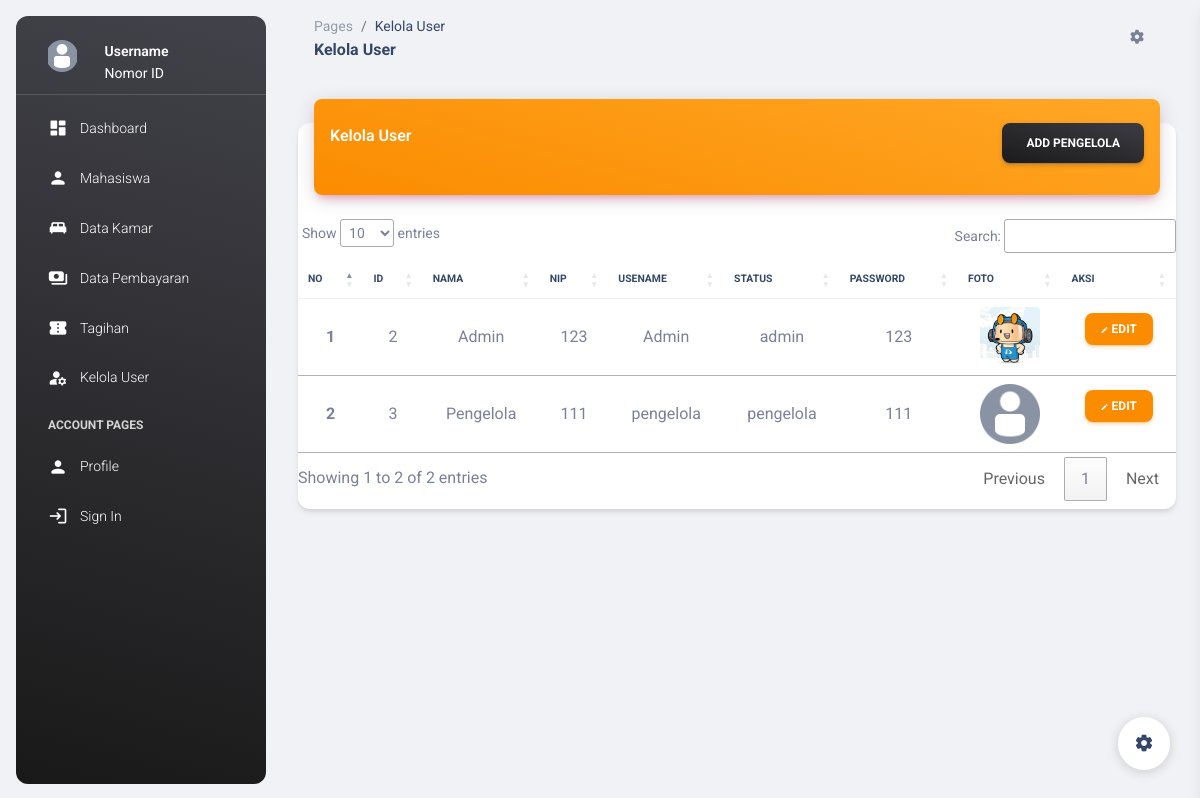
Page /kelola_user.php on the committed database.
### tables this page shows
CREATE TABLE `user` (
  `id_user` int(11) NOT NULL,
  `nama_user` varchar(255) DEFAULT NULL,
  `nomor_identitas` int(15) DEFAULT NULL,
  `username` varchar(50) DEFAULT NULL,
  `level` varchar(20) DEFAULT NULL,
  `password` varchar(255) DEFAULT NULL,
  `foto` varchar(500) NOT NULL
);

### kelola_user.php (the view, shortened to what this page needs)
<?php include 'proses/koneksi.php' ?>
<!DOCTYPE html>
<html lang="en">
<head>
  <link href="./assets/css/nucleo-icons.css" rel="stylesheet" />
  <link href="./assets/css/nucleo-svg.css" rel="stylesheet" />
  <link id="pagestyle" href="./assets/css/material-dashboard.css?v=3.0.0" rel="stylesheet" />
  <link rel="stylesheet" href="https://cdn.datatables.net/1.13.7/css/jquery.dataTables.css" />
</head>
<body class="g-sidenav-show bg-gray-200">
  <?php include 'sidebar.php'; ?>
  <main class="main-content position-relative max-height-vh-100 h-100 border-radius-lg">
    <nav class="navbar navbar-main navbar-expand-lg px-0 mx-4 shadow-none border-radius-xl" id="navbarBlur"
      navbar-scroll="true">
      <div class="container-fluid py-1 px-3">
        <nav aria-label="breadcrumb">
          <ol class="breadcrumb bg-transparent mb-0 pb-0 pt-1 px-0 me-sm-6 me-5">
            <li class="breadcrumb-item text-sm"><a class="opacity-5 text-dark" href="javascript:;">Pages</a></li>
            <li class="breadcrumb-item text-sm text-dark active" aria-current="page">Kelola User</li>
          </ol>
          <h6 class="font-weight-bolder mb-0">Kelola User</h6>
        </nav>
        <ul class="navbar-nav justify-content-end">
          <li class="nav-item px-3 d-flex align-items-center">
            <a href="javascript:;" class="nav-link text-body p-0">
              <i class="fa fa-cog fixed-plugin-button-nav cursor-pointer"></i>
            </a>
          </li>
        </ul>
      </div>
    </nav>
    <div class="container-fluid py-4">
      <div class="row">
        <div class="col-12">
          <div class="card my-4">
            <div class="card-header p-0 position-relative mt-n4 mx-3 z-index-2">
              <div class="bg-gradient-warning shadow-primary border-radius-lg pt-4 pb-3">
                <div class="d-flex justify-content-between">
                  <h6 class="text-white text-capitalize ps-3">Kelola User</h6>
                  <a href="add_pengelola.php" class="btn bg-gradient-dark me-3">Add Pengelola</a>
                </div>
              </div>
            </div>
            <div class="card-body px-0 pb-2">
              <div class="table-responsive p-0">
                <table class="table align-items-center mb-0" id="myTable">
                  <thead class="text-center">
                    <tr>
                      <th class="text-uppercase text-dark text-xxs font-weight-bolder">No</th>
                      <th class="text-uppercase text-dark text-xxs font-weight-bolder">ID</th>
                      <th class="text-uppercase text-dark text-xxs font-weight-bolder">Nama</th>
                      <th class="text-uppercase text-dark text-xxs font-weight-bolder">NIP</th>
                      <th class="text-uppercase text-dark text-xxs font-weight-bolder">Usename</th>
                      <th class="text-uppercase text-dark text-xxs font-weight-bolder">Status</th>
                      <th class="text-uppercase text-dark text-xxs font-weight-bolder">Password</th>
                      <th class="text-uppercase text-dark text-xxs font-weight-bolder">Foto</th>
                      <th class="text-uppercase text-dark text-xxs font-weight-bolder">Aksi</th>
                    </tr>
                  </thead>
                  <tbody class="text-center">
                    <?php
                    $no = 1;
                    $kueri = mysqli_query($conn, "SELECT * FROM user WHERE level NOT LIKE 'mahasiswa'");
                    while ($row = mysqli_fetch_array($kueri)) {
                      ?>
                      <tr>
                        <td>
                          <b>
                            <?php echo $no++; ?>
                          </b>
                        </td>
                        <td>
                          <?php echo $row['id_user']; ?>
                        </td>
                        <td>
                          <?php echo $row['nama_user']; ?>
                        </td>
                        <td>
                          <?php echo $row['nomor_identitas']; ?>
                        </td>
                        <td>
                          <?php echo $row['username']; ?>
                        </td>
                        <td>
                          <?php echo $row['level']; ?>
                        </td>
                        <td>
                          <?php echo $row['password']; ?>
                        </td>
                        <td>
                          <img src="images/<?php if ($row['foto'] != '') {
                            echo $row['foto'];
                          } else {
                            echo 'nul-avatar.png';
                          } ?>" width="60" height="60" class="rounded" alt="">
                        </td>
                        <td>
                          <a href="edit_pengelola.php" class="btn btn-sm btn-warning">
                            <i class="material-icons">edit</i>
                            edit
                          </a>
                        </td>
                      </tr>
                    <?php } ?>
                  </tbody>
                </table>
              </div>
            </div>
          </div>
        </div>
      </div>
    </div>
    <br>
    <br>
  </main>
  <div class="fixed-plugin">
    <a class="fixed-plugin-button text-dark position-fixed px-3 py-2">
      <i class="material-icons py-2">settings</i>
    </a>
  </div>
</body>
</html>

### rows in the picture
user: id_user "2", nama_user "Admin", nomor_identitas "123", username "Admin", level "admin", password "123", foto (picture)
user: id_user "3", nama_user "Pengelola", nomor_identitas "111", username "pengelola", level "pengelola", password "111"
